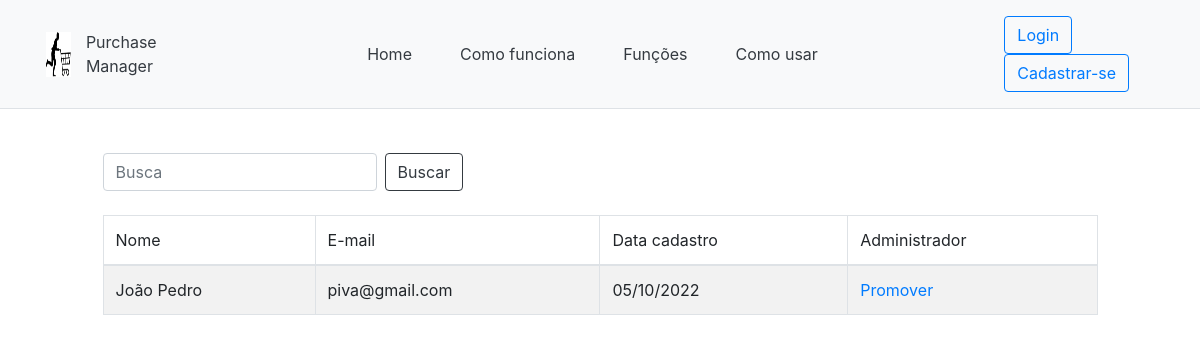
/usuarios.php, run on an earlier commit of the app's database.
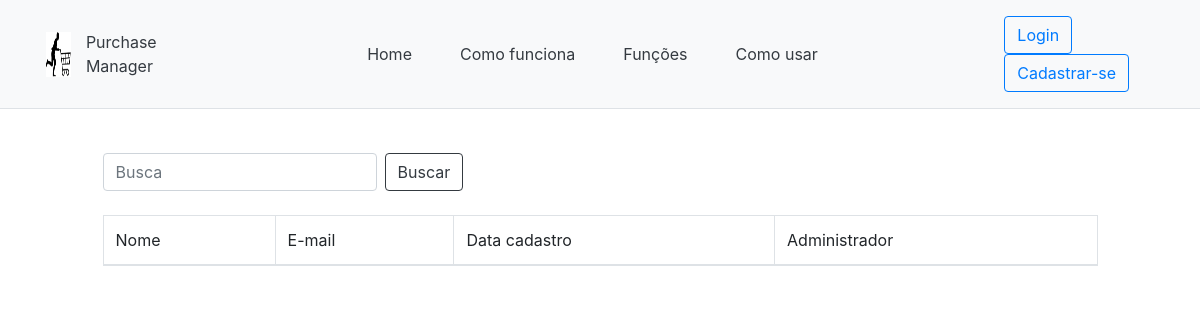
And on a later commit of the database.
### tables this page shows
CREATE TABLE usuario (

    usuario_id 		int 			NOT NULL AUTO_INCREMENT,
    nome 			varchar (50) 	NOT NULL,
    email 			varchar (255) 	NOT NULL,
    telefone 		varchar (12) 	NOT NULL,
    data_criacao    date,    
    senha 			varchar (60) 	NOT NULL,
    adm 			tinyint 		NOT NULL DEFAULT '0',
    PRIMARY KEY (usuario_id)
);

### core/mysql.php (called while the page is built, shortened)
<?php
    function buscar(string $entidade, array $campos = ['*'], array $criterio = [], string $ordem = null) : array
    {
        $retorno = false ;
        $coringa_criterio = [] ;
        $instrucao = select ($entidade, $campos , $coringa_criterio, $ordem) ;
        $conexao = conecta();
        $stmt = mysqli_prepare($conexao, $instrucao) ;
        mysqli_stmt_execute($stmt) ;
        if ($result = mysqli_stmt_get_result($stmt))
        {
            $retorno = mysqli_fetch_all($result, MYSQLI_ASSOC);
        }
        $retorno = $retorno ;
        return $retorno ;
    }
?>

### core/sql.php (called while the page is built, shortened)
<?php
     function select(string $entidade, array $campos, array $criterio = [], string $ordem = null) : string
     {
            $instrucao = " SELECT " . implode(', ' , $campos) ;
            $instrucao .= " FROM  {$entidade}" ;
            if (!empty ($ordem))
            {
                $instrucao .= " ORDER BY $ordem " ;
            }
            return $instrucao ;
    }
?>

### usuarios.php (the view, shortened to what this page needs)
<!DOCTYPE html>
<html>
<head>
    <link href="lib/css/bootstrap.min.css" rel="stylesheet" >
    <link rel="stylesheet" href="lib/css/style.css">
</head>
    <body>
    <div class="row" style="min-height: 100px;">
        <div class="col-md-12">
            <?php include 'includes/menu.php'; ?>
        <div class="row" style="min-height: 100px; justify-content: center;">
            <div class="col-md-10" style="padding-top: 20px;">
                <?php include 'includes/busca.php'; ?>
                <?php
                        require_once 'core/sql.php';
                        require_once 'core/mysql.php';
                        $criterio = [];
                        $result = buscar(
                            'usuario',
                            [
                                'usuario_id',
                                'nome',
                                'email',
                                'data_criacao',
                                'telefone',
                                'adm'
                            ],
                            $criterio,
                            'data_criacao DESC, nome ASC'
                        );
                    ?>
                        <br>
                    <table align="center" class="table table-bordered table-hover table-striped
                        table-responsive{-sm|-md|-lg|-xl}">
                    <thead>
                        <tr>
                            <td>Nome</td>
                            <td>E-mail</td>
                            <td>Data cadastro</td>
                            <td>Administrador</td>
                        </tr>
                    </thead>
                    <tbody>
                        <?php
                            foreach($result as $entidade):
                                $data = date_create($entidade['data_criacao']);
                                $data = date_format($data, 'd/m/Y');
                        ?>
                        <tr>
                            <td><?php echo $entidade['nome'] ?></td>
                            <td><?php echo $entidade['email'] ?></td>
                            <td><?php echo $data ?></td>
                            <td><a href='core/usuario_repositorio.php?acao=adm&id=<?php echo $entidade['usuario_id']?> &valor=<?php echo !$entidade['adm']?>'><?php echo ($entidade['adm']==1)  ?  'Rebaixar' : 'Promover'; ?> </a></td>
                        </tr>
                        <?php endforeach ; ?>
                    </tbody>
                </table>
            </div>
        </div>
    </body>
</html>

### includes/menu.php (shortened to what this page needs)
<!doctype html>
<html lang="en">
  <head>
    <link href="css/bootstrap.min.css" rel="stylesheet">
    <link rel="stylesheet" href="css/style.css">
    <link href="headers.css" rel="stylesheet">
  </head>
  <body>
<main class="bg-light">
  <div>
    <header class="d-flex flex-wrap align-items-center justify-content-center justify-content-md-between p-3 mb-4 border-bottom">
        <a href="../index.php" class="d-flex align-items-center col-md-2 mb-2 mb-md-0 text-dark text-decoration-none">
            <img class=" col-md-4 me-2" width="40" height="45" role="img" src="lib/img/Manager.png" aria-label="Bootstrap">
            <span class="fs-4">Purchase Manager</span>
        </a>
        <?php if (!isset($_SESSION['login'])) :  ?>
        <ul class="nav col-12 col-md-auto mb-2 justify-content-center mb-md-0">
            <li><a href="index.php" class="nav-link text-dark px-4 ">Home</a></li>
            <li><a href="#Texto2" class="nav-link text-dark px-4 ">Como funciona</a></li>
            <li><a href="#Texto3" class="nav-link text-dark px-4 ">Funções</a></li>
            <li><a href="#Texto4" class="nav-link text-dark px-4 ">Como usar</a></li>
        </ul>
        <div class="col-md-2 text-end">
                <a href="login_formulario.php"><button type="button" class="btn btn-outline-primary me-2">Login</button></a>
                <a href="usuario_formulario.php"><button type="button" class="btn btn-outline-primary me-2">Cadastrar-se</button></a>
        </div>
            <?php endif ?>
        </div>
</div>
  </body>
</html>

### includes/busca.php
<form class="form-inline my-2 my-lg-0" method="get" action="">
    <input class="form-control mr-sm-2" type="search" name="busca"
            placeholder="Busca" aria-label="Busca">
    <button class="btn btn-outline-dark my-2 my-sm-0"
            type="submit">Buscar</button>
</form>

What changed in the data, as far as the page shows it:
removed usuario: nome "João Pedro", email "piva@gmail.com", data_criacao "05/10/2022", adm "Promover"
